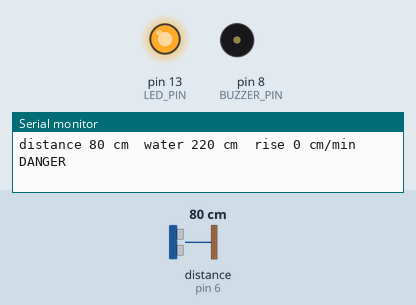
Recording of a sketch running on a simulated Arduino Uno, built with avr-gcc and run on an emulated ATmega328P. Parts: output pins drawn as LEDs (lit = HIGH), buzzer (waves = sounding, pin HIGH), the last lines printed to the serial monitor. Wiring (inferred from the names in the program): ultrasonic range finder: trigger pin 7; echo pin 6. The test bench sets the inputs (shaded band); at power-on: distance to the obstacle (sensor on pin 6) 80 cm. The echo pulse lasts 58.3 µs per cm; pins used as bus, display or sensor lines are not drawn.

Above: at 1.2 s.
1.3 s: distance to the obstacle (sensor on pin 6) set to 28 cm
4.3 s: distance to the obstacle (sensor on pin 6) set to 23 cm
At 5.78 s:
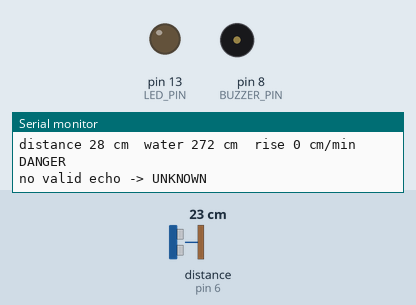
7.3 s: distance to the obstacle (sensor on pin 6) set to 35 cm
At 7.77 s:
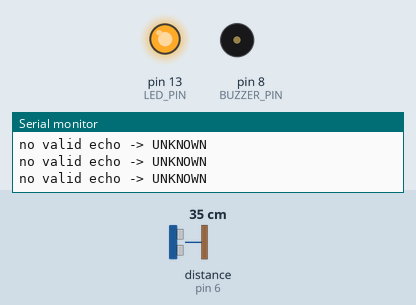
10.3 s: distance to the obstacle (sensor on pin 6) set to 2 cm
At 11.58 s:
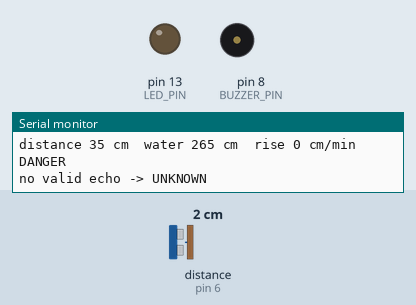
Timing chart, 0 to 14.3 s (numbered marks = the images above; inputs shaded):
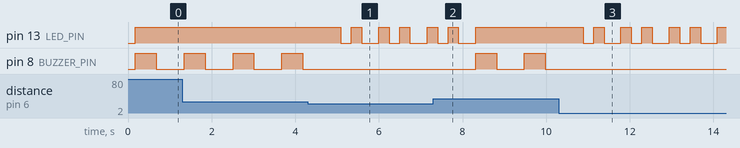

The sketch:

tinkercad_demo.ino
```cpp
// Tinkercad Circuits demo (Arduino Uno). Sensor + alarm logic only:
// no Wi-Fi, no signing, no buffer (Tinkercad cannot simulate an ESP32).
//
// Circuit:  Ultrasonic distance sensor (4 pins): VCC->5V, GND->GND, TRIG->7, ECHO->6
//           LED + 220 ohm resistor on pin 13 (to GND)
//           Piezo (buzzer) + on pin 8, - to GND
// Drag the sensor's "distance" slider in the simulator: far = low water, close = high water.
// Open the Serial Monitor to see the numbers.

const int TRIG_PIN = 7, ECHO_PIN = 6, LED_PIN = 13, BUZZER_PIN = 8;

const float SENSOR_HEIGHT_CM = 300;  // sensor face to zero level
const float MIN_VALID_CM = 25, MAX_VALID_CM = 330;  // Tinkercad sensor tops out ~336 cm
const float WATCH_CM = 120, WARNING_CM = 160, DANGER_CM = 185;
const float RISE_WATCH_CM_MIN = 10;  // demo: cm per MINUTE (real node uses cm/h over 10 min)
const int SAMPLES = 5;

const int N = 30;  // 30 readings at 1 s = 30 s window for the rise rate
float hist[N];
int histCount = 0, histHead = 0;
int band = 0;  // 0 unknown, 1 safe, 2 watch, 3 warning, 4 danger
const char* NAMES[] = {"UNKNOWN", "safe", "WATCH", "WARNING", "DANGER"};

float ping() {
  digitalWrite(TRIG_PIN, LOW);
  delayMicroseconds(2);
  digitalWrite(TRIG_PIN, HIGH);
  delayMicroseconds(10);
  digitalWrite(TRIG_PIN, LOW);
  unsigned long us = pulseIn(ECHO_PIN, HIGH, 30000);
  if (us == 0) return -1;
  return us * 0.0343 / 2.0;
}

// Median of SAMPLES pings; -1 if fewer than 3 are valid.
float measure() {
  float v[SAMPLES];
  int n = 0;
  for (int i = 0; i < SAMPLES; i++) {
    float d = ping();
    if (d >= MIN_VALID_CM && d <= MAX_VALID_CM) v[n++] = d;
    delay(30);
  }
  if (n < 3) return -1;
  for (int i = 1; i < n; i++) {
    float x = v[i];
    int j = i - 1;
    while (j >= 0 && v[j] > x) { v[j + 1] = v[j]; j--; }
    v[j + 1] = x;
  }
  return v[n / 2];
}

void setup() {
  Serial.begin(9600);
  pinMode(TRIG_PIN, OUTPUT);
  pinMode(ECHO_PIN, INPUT);
  pinMode(LED_PIN, OUTPUT);
  pinMode(BUZZER_PIN, OUTPUT);
}

void loop() {
  float d = measure();
  float rise = 0;
  if (d < 0) {
    band = 0;  // no trustworthy reading: unknown, never safe
    histCount = 0;
    Serial.println("no valid echo -> UNKNOWN");
  } else {
    float water = SENSOR_HEIGHT_CM - d;
    hist[histHead] = water;
    histHead = (histHead + 1) % N;
    if (histCount < N) histCount++;
    if (histCount >= 10) {  // need 10 s of data
      float oldest = hist[(histHead + N - histCount) % N];
      rise = (water - oldest) / (histCount / 60.0);  // cm per minute
    }
    band = water >= DANGER_CM ? 4 : water >= WARNING_CM ? 3 : water >= WATCH_CM ? 2 : 1;
    if (rise >= RISE_WATCH_CM_MIN && band < 2) band = 2;
    Serial.print("distance ");
    Serial.print(d, 0);
    Serial.print(" cm  water ");
    Serial.print(water, 0);
    Serial.print(" cm  rise ");
    Serial.print(rise, 0);
    Serial.print(" cm/min  ");
    Serial.println(NAMES[band]);
  }

  // Alarm for ~1 s: pattern by band.
  for (int i = 0; i < 4; i++) {  // 4 x 250 ms
    bool led = false, buz = false;
    switch (band) {
      case 1: led = (i == 0); break;
      case 2: led = (i % 2 == 0); break;
      case 3: led = true; buz = (i == 0); break;
      case 4: led = true; buz = (i < 2); break;
      default: led = (i == 0 || i == 2);  // unknown: double blip
    }
    digitalWrite(LED_PIN, led);
    digitalWrite(BUZZER_PIN, buz);
    delay(250);
  }
  digitalWrite(BUZZER_PIN, LOW);
}
```

Measured:
- the behaviour switches between 26 and 25 cm on distance to the obstacle (sensor on pin 6) (found by bisection; images 0 and 1)
- after the input at 4.3 s, pin 13 (LED_PIN): HIGH → LOW after 0.78 s, → HIGH 0.25 s later, → LOW 0.25 s later, → HIGH 0.41 s later, … (8 changes in this stretch); pin 8 (BUZZER_PIN): stops changing and stays LOW
- after the input at 7.3 s, pin 13 (LED_PIN): goes on until 8.3 s, then stays HIGH; pin 8 (BUZZER_PIN): alternates HIGH for 0.50 s and LOW for 0.66 s, starting after 1.0 s
- after the input at 10.3 s, pin 13 (LED_PIN): HIGH → LOW after 0.58 s, then repeats every 1.2 s: HIGH 0.25 s, LOW 0.40 s, HIGH 0.25 s, LOW 0.25 s; pin 8 (BUZZER_PIN): stops changing and stays LOW
- by itself, pin 8 (BUZZER_PIN): alternates HIGH for 0.50 s and LOW for 0.66 s
